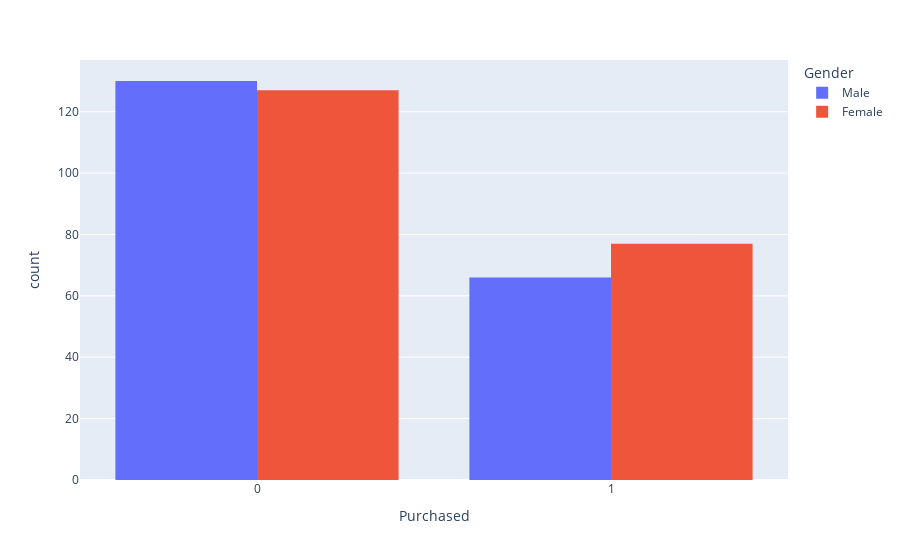

Write notebook code for a chart like this one.
### Markdown cell above
##### Feature selection

Should we use Gender as an input variable? Does it help in predicting if a person will buy an SUV or not?

How can we determine?

### Code cell
import plotly.express as px

fig = px.histogram(df, x="Purchased", color="Gender", barmode="group")
fig.show()

### Figure 1 — Plotly figure (JSON) as saved in the notebook; plotly's stock layout.template omitted (floating-point values rounded to 4 significant figures; data arrays with more than 128 entries replaced by an {"elided": "..."} marker saying what was removed)
{"data": [{"alignmentgroup": "True", "bingroup": "x", "hovertemplate": "Gender=Male<br>Purchased=%{x}<br>count=%{y}<extra></extra>", "legendgroup": "Male", "marker": {"color": "#636efa", "pattern": {"shape": ""}}, "name": "Male", "offsetgroup": "Male", "orientation": "v", "showlegend": true, "type": "histogram", "x": {"elided": "196 int values"}, "xaxis": "x", "yaxis": "y"}, {"alignmentgroup": "True", "bingroup": "x", "hovertemplate": "Gender=Female<br>Purchased=%{x}<br>count=%{y}<extra></extra>", "legendgroup": "Female", "marker": {"color": "#EF553B", "pattern": {"shape": ""}}, "name": "Female", "offsetgroup": "Female", "orientation": "v", "showlegend": true, "type": "histogram", "x": {"elided": "204 int values"}, "xaxis": "x", "yaxis": "y"}], "layout": {"barmode": "group", "legend": {"title": {"text": "Gender"}, "tracegroupgap": 0}, "margin": {"t": 60}, "xaxis": {"anchor": "y", "domain": [0, 1], "title": {"text": "Purchased"}}, "yaxis": {"anchor": "x", "domain": [0, 1], "title": {"text": "count"}}}}
